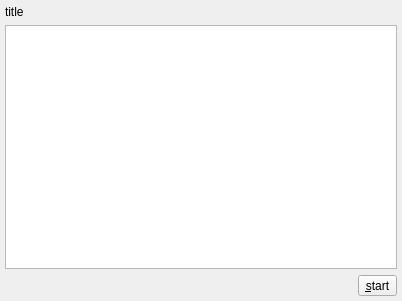
<?xml version="1.0" encoding="UTF-8"?>
<ui version="4.0">
 <class>xVUserTableRuntimeDlg</class>
 <widget class="QDialog" name="xVUserTableRuntimeDlg">
  <property name="geometry">
   <rect>
    <x>0</x>
    <y>0</y>
    <width>402</width>
    <height>301</height>
   </rect>
  </property>
  <property name="windowTitle">
   <string>Dialog</string>
  </property>
  <layout class="QVBoxLayout" name="verticalLayout_2">
   <property name="leftMargin">
    <number>5</number>
   </property>
   <property name="topMargin">
    <number>5</number>
   </property>
   <property name="rightMargin">
    <number>5</number>
   </property>
   <property name="bottomMargin">
    <number>5</number>
   </property>
   <item>
    <layout class="QVBoxLayout" name="verticalLayout">
     <item>
      <widget class="QLabel" name="pTitleLab">
       <property name="text">
        <string>title</string>
       </property>
      </widget>
     </item>
     <item>
      <widget class="xVPropTable" name="pPropTableWdgt">
       <property name="alternatingRowColors">
        <bool>true</bool>
       </property>
       <property name="selectionMode">
        <enum>QAbstractItemView::NoSelection</enum>
       </property>
       <attribute name="horizontalHeaderVisible">
        <bool>false</bool>
       </attribute>
       <attribute name="horizontalHeaderStretchLastSection">
        <bool>true</bool>
       </attribute>
       <attribute name="verticalHeaderVisible">
        <bool>false</bool>
       </attribute>
      </widget>
     </item>
     <item>
      <layout class="QHBoxLayout" name="horizontalLayout">
       <item>
        <spacer name="horizontalSpacer">
         <property name="orientation">
          <enum>Qt::Horizontal</enum>
         </property>
         <property name="sizeHint" stdset="0">
          <size>
           <width>40</width>
           <height>20</height>
          </size>
         </property>
        </spacer>
       </item>
       <item>
        <widget class="QToolButton" name="toolButton">
         <property name="text">
          <string>&amp;start</string>
         </property>
        </widget>
       </item>
      </layout>
     </item>
    </layout>
   </item>
  </layout>
 </widget>
 <customwidgets>
  <customwidget>
   <class>xVPropTable</class>
   <extends>QTableWidget</extends>
   <header location="global">xvproptable.h</header>
  </customwidget>
 </customwidgets>
 <resources/>
 <connections>
  <connection>
   <sender>toolButton</sender>
   <signal>clicked()</signal>
   <receiver>xVUserTableRuntimeDlg</receiver>
   <slot>accept()</slot>
   <hints>
    <hint type="sourcelabel">
     <x>362</x>
     <y>283</y>
    </hint>
    <hint type="destinationlabel">
     <x>319</x>
     <y>281</y>
    </hint>
   </hints>
  </connection>
 </connections>
</ui>
